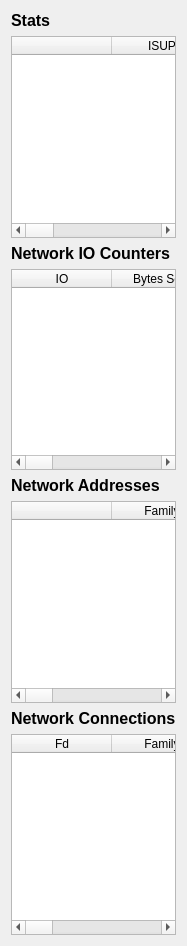
                <widget class="QWidget" name="scrollAreaWidgetContents">
                 <property name="geometry">
                  <rect>
                   <x>0</x>
                   <y>0</y>
                   <width>186</width>
                   <height>946</height>
                  </rect>
                 </property>
                 <layout class="QVBoxLayout" name="verticalLayout_8">
                  <item>
                   <widget class="QLabel" name="label_40">
                    <property name="font">
                     <font>
                      <pointsize>12</pointsize>
                      <weight>75</weight>
                      <bold>true</bold>
                     </font>
                    </property>
                    <property name="text">
                     <string>Stats</string>
                    </property>
                   </widget>
                  </item>
                  <item>
                   <widget class="QTableWidget" name="net_stats_table">
                    <property name="minimumSize">
                     <size>
                      <width>0</width>
                      <height>200</height>
                     </size>
                    </property>
                    <column>
                     <property name="text">
                      <string/>
                     </property>
                    </column>
                    <column>
                     <property name="text">
                      <string>ISUP</string>
                     </property>
                    </column>
                    <column>
                     <property name="text">
                      <string>Duplex</string>
                     </property>
                    </column>
                    <column>
                     <property name="text">
                      <string>Speed</string>
                     </property>
                    </column>
                    <column>
                     <property name="text">
                      <string>MTU</string>
                     </property>
                    </column>
                   </widget>
                  </item>
                  <item>
                   <widget class="QLabel" name="label_38">
                    <property name="font">
                     <font>
                      <pointsize>12</pointsize>
                      <weight>75</weight>
                      <bold>true</bold>
                     </font>
                    </property>
                    <property name="text">
                     <string>Network IO Counters</string>
                    </property>
                   </widget>
                  </item>
                  <item>
                   <widget class="QTableWidget" name="net_io_table">
                    <property name="minimumSize">
                     <size>
                      <width>0</width>
                      <height>200</height>
                     </size>
                    </property>
                    <column>
                     <property name="text">
                      <string>IO</string>
                     </property>
                    </column>
                    <column>
                     <property name="text">
                      <string>Bytes Sent</string>
                     </property>
                    </column>
                    <column>
                     <property name="text">
                      <string>Bytes Received</string>
                     </property>
                    </column>
                    <column>
                     <property name="text">
                      <string>Packets Sent</string>
                     </property>
                    </column>
                    <column>
                     <property name="text">
                      <string>Packets Recieved</string>
                     </property>
                    </column>
                    <column>
                     <property name="text">
                      <string>New Column</string>
                     </property>
                    </column>
                    <column>
                     <property name="text">
                      <string>ErrOut</string>
                     </property>
                    </column>
                    <column>
                     <property name="text">
                      <string>Drop In</string>
                     </property>
                    </column>
                    <column>
                     <property name="text">
                      <string>Drop Out</string>
                     </property>
                    </column>
                   </widget>
                  </item>
                  <item>
                   <widget class="QLabel" name="label_39">
                    <property name="font">
                     <font>
                      <pointsize>12</pointsize>
                      <weight>75</weight>
                      <bold>true</bold>
                     </font>
                    </property>
                    <property name="text">
                     <string>Network Addresses</string>
                    </property>
                   </widget>
                  </item>
                  <item>
                   <widget class="QTableWidget" name="net_addresses_table">
                    <property name="minimumSize">
                     <size>
                      <width>0</width>
                      <height>200</height>
                     </size>
                    </property>
                    <column>
                     <property name="text">
                      <string/>
                     </property>
                    </column>
                    <column>
                     <property name="text">
                      <string>Family</string>
                     </property>
                    </column>
                    <column>
                     <property name="text">
                      <string>Address</string>
                     </property>
                    </column>
                    <column>
                     <property name="text">
                      <string>Netmask</string>
                     </property>
                    </column>
                    <column>
                     <property name="text">
                      <string>Broadcast</string>
                     </property>
                    </column>
                    <column>
                     <property name="text">
                      <string>Ptp</string>
                     </property>
                    </column>
                   </widget>
                  </item>
                  <item>
                   <widget class="QLabel" name="label_42">
                    <property name="font">
                     <font>
                      <pointsize>12</pointsize>
                      <weight>75</weight>
                      <bold>true</bold>
                     </font>
                    </property>
                    <property name="text">
                     <string>Network Connections</string>
                    </property>
                   </widget>
                  </item>
                  <item>
                   <widget class="QTableWidget" name="net_connections_table">
                    <property name="minimumSize">
                     <size>
                      <width>0</width>
                      <height>200</height>
                     </size>
                    </property>
                    <column>
                     <property name="text">
                      <string>Fd</string>
                     </property>
                    </column>
                    <column>
                     <property name="text">
                      <string>Family</string>
                     </property>
                    </column>
                    <column>
                     <property name="text">
                      <string>Family</string>
                     </property>
                    </column>
                    <column>
                     <property name="text">
                      <string>laddr</string>
                     </property>
                    </column>
                    <column>
                     <property name="text">
                      <string>raddr</string>
                     </property>
                    </column>
                    <column>
                     <property name="text">
                      <string>Status</string>
                     </property>
                    </column>
                    <column>
                     <property name="text">
                      <string>pid</string>
                     </property>
                    </column>
                   </widget>
                  </item>
                 </layout>
                </widget>
